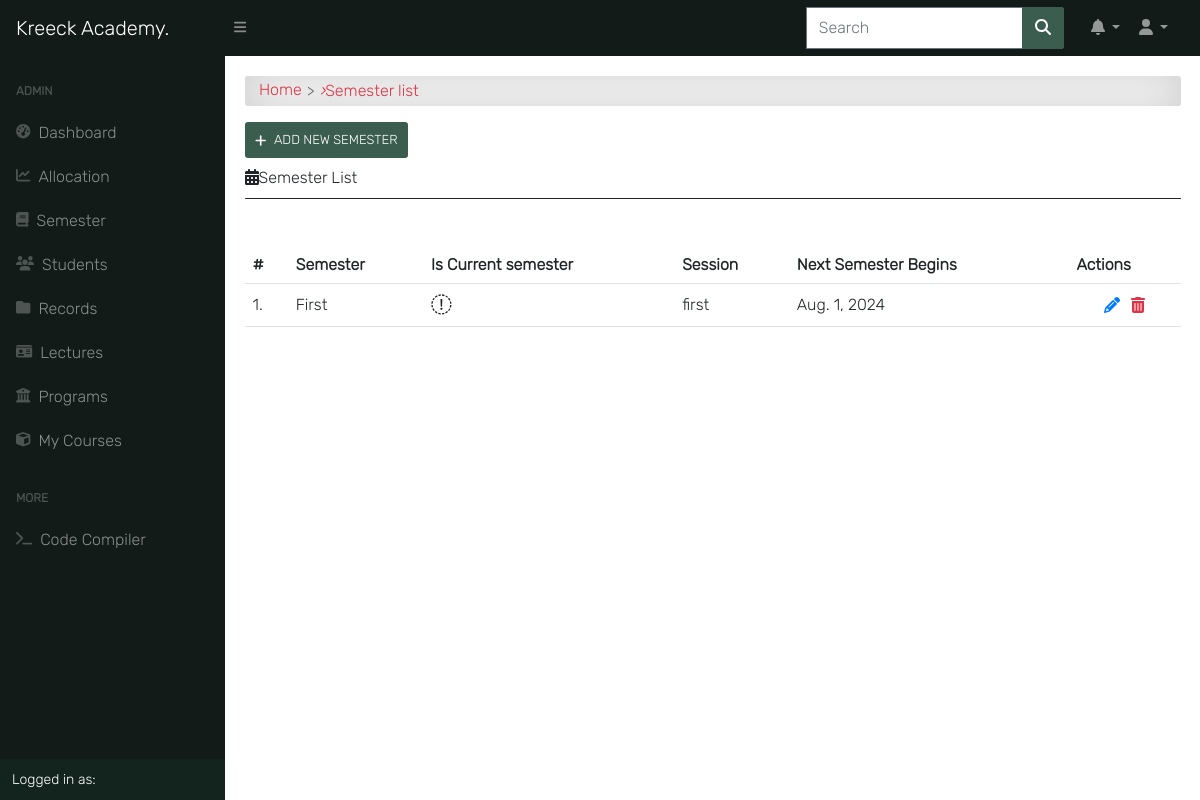
Page /semester/ (signed in) on the earlier database version.
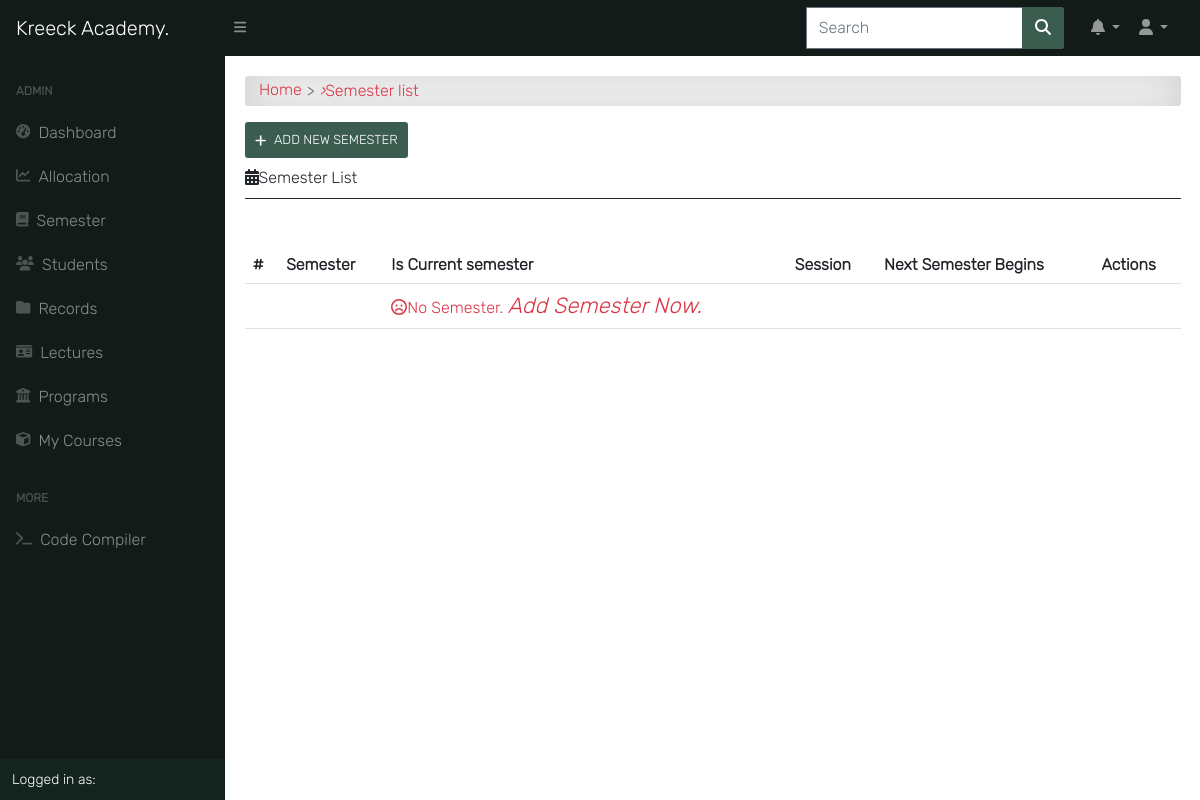
Same page on the later database version.
### app/models.py (models this page shows, shortened)
class Semester(models.Model):
    semester = models.CharField(max_length=10, choices=SEMESTER, blank=True)
    is_current_semester = models.BooleanField(default=False, blank=True, null=True)
    session = models.ForeignKey(Session, on_delete=models.CASCADE, blank=True, null=True)
    next_semester_begins = models.DateField(null=True, blank=True)

class Session(models.Model):
    session = models.CharField(max_length=200, unique=True)
    is_current_session = models.BooleanField(default=False, blank=True, null=True)
    next_session_begins = models.DateField(blank=True, null=True)
    def __str__(self):
        return self.session

### app/views.py (the view)
# urls.py: path('semester/', semester_list_view, name="semester_list"),
@login_required
@lecturer_required
def semester_list_view(request):
    semesters = Semester.objects.all().order_by('-is_current_semester', '-semester')
    return render(request, 'app/semester_list.html', {"semesters": semesters,
                                                      'title': 'Semester List | Kreeck Academy', })

### templates/app/semester_list.html (shortened to what this page needs)
{% extends 'base.html' %}
{% block content %}
<div id="input-nav"><a href="{% url 'home' %}" class="primary1">Home</a> <i>&rsaquo;</i> Semester list</div>
{% if request.user.is_superuser %}
<a class="add-button" href="{% url 'add_semester' %}"><i class="fas fa-plus"></i>Add New Semester</a>
{% endif %}
<div class="title"><i class="fas fa-calendar-alt"></i>Semester List</div>
<div class="title-line"></div>
<div class="table-responsive table-shadow p-0 mt-5">
    <table class="table">
        <thead>
            <tr>
                <th>#</th>
                <th> Semester </th>
                <th> Is Current semester </th>
                <th> Session </th>
                <th> Next Semester Begins </th>
                {% if request.user.is_superuser %}
                <th> Actions </th>
                {% endif %}
            </tr>
        </thead>
        <tbody>
            {% for semester in semesters %}
            <tr>
                <td> {{ forloop.counter }}.</td>
                <td>{{ semester.semester }}</td>
                <th>
                    {% if semester.is_current_semester == False %}
                    <i class="fas fa-times-circle fa-1-5x danger"></i>
                    {% else %}
                    <i class="fas fa-check-circle fa-1-5x"></i>
                    {% endif %}
                </th>
                <td>{{ semester.session }}</td>
                <td>{{ semester.next_semester_begins }}</td>
                {% if request.user.is_superuser %}
                <td>
                    <div class="update-delete">
                        <a href="{% url 'edit_semester' pk=semester.pk %}" class="update" title="Edit"><i
                                class="fas fa-pencil-alt"></i></a>
                        <a href="{% url 'delete_semester' pk=semester.pk %}" class="delete" title="Delete"><i
                                class="fas fa-trash-alt"></i></a>
                    </div>
                </td>
                {% endif %}
                {% empty %}
            <tr>
                <td></td>
                <td></td>
                <td>
                    <span class="text-danger">
                        <i class="far fa-frown"></i>No Semester.
                        {% if request.user.is_superuser %}
                        <a href="{% url 'add_semester' %}">
                            <i class="primary" style="font-size: 22px;">
                                Add Semester Now.
                            </i>
                            {% endif %}
                        </a>
                    </span>
                </td>
                <td></td>
                <td></td>
                <td></td>
            </tr>
            {% endfor %}
        </tbody>
    </table>
</div>
{% endblock content %}

Differences in the rows shown:
removed Semester: semester "First", is_current_semester True (drawn), session "first", next_semester_begins "Aug. 1, 2024"
Other differences:
text now shown: "No Semester. Add Semester Now."
